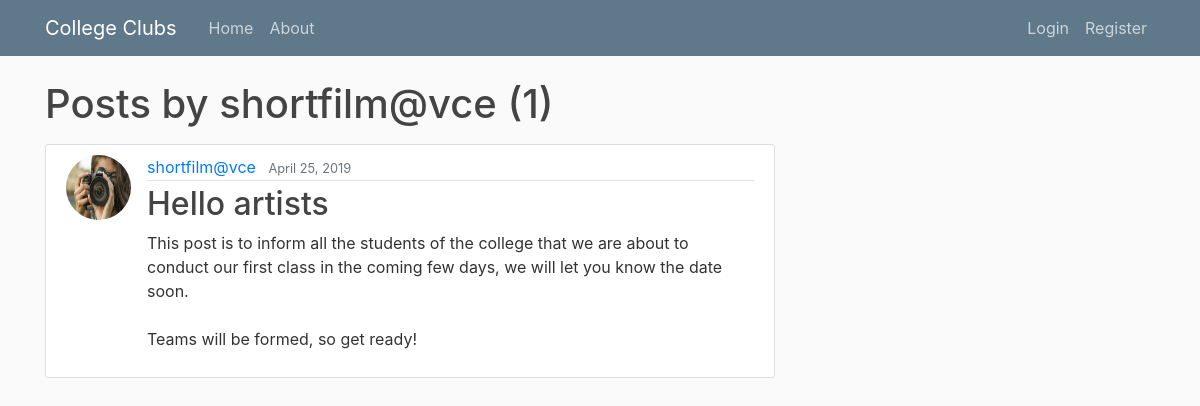
/user/shortfilm@vce, run on the app's committed database.
### blog/models.py (models this page shows, shortened)
class Post(models.Model):
    title = models.CharField(max_length=100)
    content = models.TextField()
    date_posted = models.DateTimeField(default=timezone.now)
    author = models.ForeignKey(User, on_delete=models.CASCADE)

### users/models.py (models this page shows, shortened)
class Profile(models.Model):
    user = models.OneToOneField(User, on_delete=models.CASCADE)
    image = models.ImageField(default='default.jpg', upload_to='profile_pics')

### blog/views.py (the view)
# urls.py: path('user/<str:username>', UserPostListView.as_view(), name='user-posts'),
class UserPostListView(ListView):
    model = Post
    template_name = 'blog/user_posts.html'  # <app>/<model>_<viewtype>.html
    context_object_name = 'posts'
    paginate_by = 5
    def get_queryset(self):
        user = get_object_or_404(User, username=self.kwargs.get('username'))
        return Post.objects.filter(author=user).order_by('-date_posted')

### blog/templates/blog/user_posts.html (shortened to what this page needs)
{% extends "blog/base.html" %}
{% block content %}
    <h1 class="mb-3">Posts by {{ view.kwargs.username }} ({{ page_obj.paginator.count }})</h1>
    {% for post in posts %}
        <article class="media content-section">
          <img class="rounded-circle article-img" src="{{ post.author.profile.image.url }}">
          <div class="media-body">
            <div class="article-metadata">
              <a class="mr-2" href="{% url 'user-posts' post.author.username %}">{{ post.author }}</a>
              <small class="text-muted">{{ post.date_posted|date:"F d, Y" }}</small>
            </div>
            <h2><a class="article-title" href="{% url 'post-detail' post.id %}">{{ post.title }}</a></h2>
            <p class="article-content">{{ post.content }}</p>
          </div>
        </article>
    {% endfor %}
{% endblock content %}

### blog/static/blog/main.css (style rules this page uses)
body { background: #fafafa; color: #333333; margin-top: 5rem; }
h1, h2, h3, h4, h5, h6 { color: #444444; }
.content-section { background: #ffffff; padding: 10px 20px; border: 1px solid #dddddd; border-radius: 3px; margin-bottom: 20px; }
.article-title { color: #444444; }
.article-content { white-space: pre-line; }
.article-img { height: 65px; width: 65px; margin-right: 16px; }
.article-metadata { padding-bottom: 1px; margin-bottom: 4px; border-bottom: 1px solid #e3e3e3 }

### data on the page
Post: author.profile.image (picture), author "shortfilm@vce", date_posted "April 25, 2019", title "Hello artists", content "This post is to inform all the students of the college that we are about to conduct our first class in the coming few days, we will let you know the date soon. Teams will be formed, so get ready!"

### other printed values
{{ view.kwargs.username }} "shortfilm@vce"
{{ page_obj.paginator.count }} "1"
